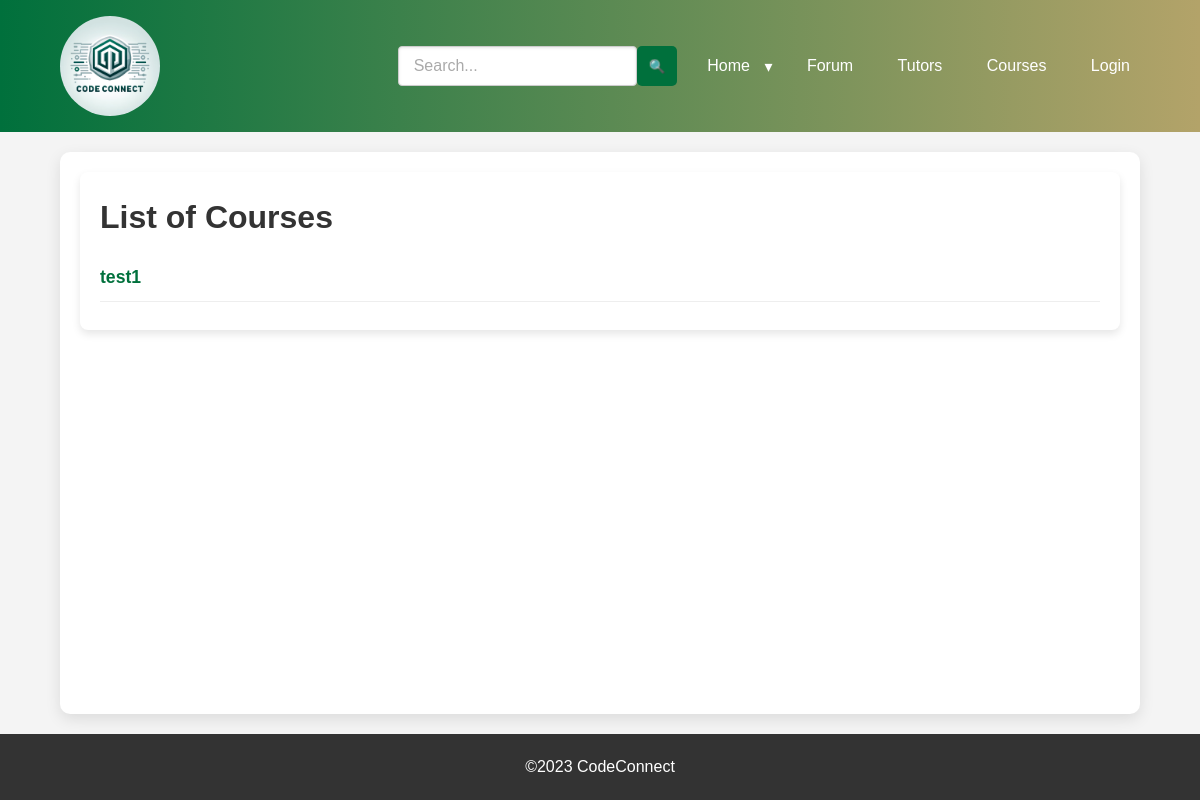
Page /courses/list_courses on the earlier database version.
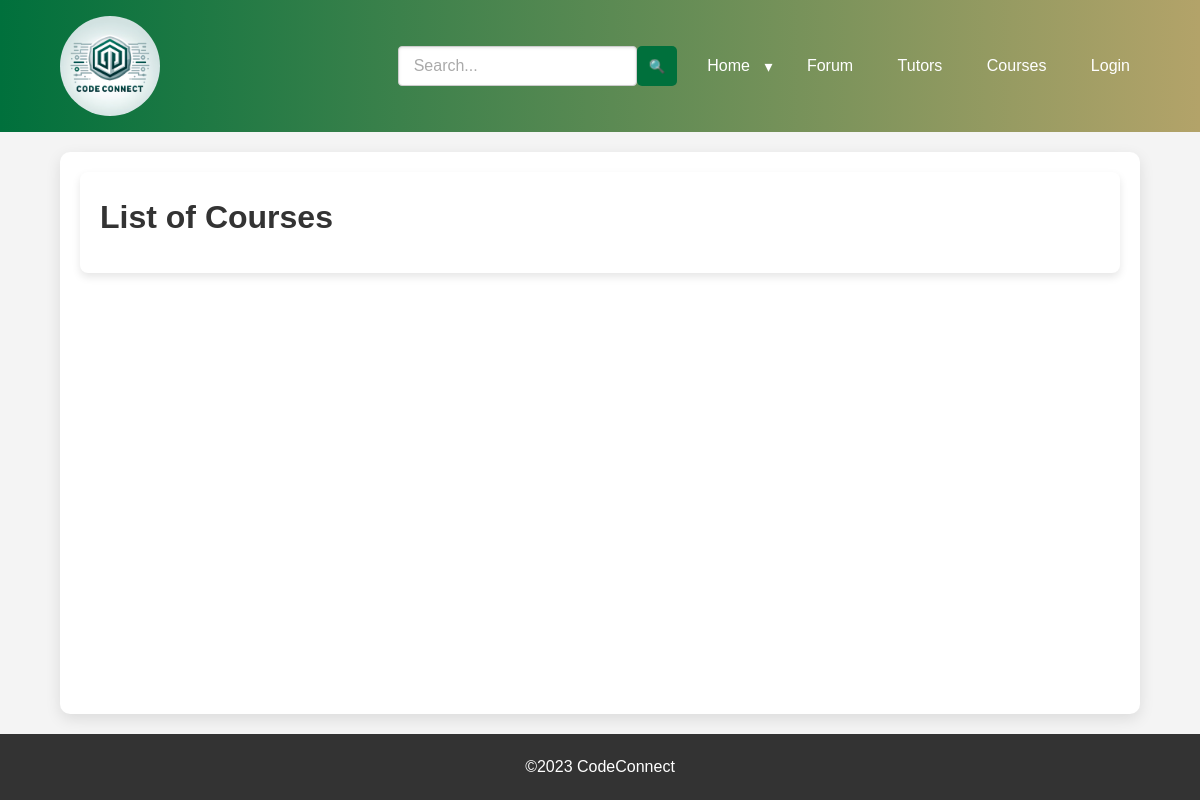
Same page on the later database version.
### app/models.py (models this page shows)
class Course(db.Model):
    id = db.Column(db.Integer, primary_key=True)
    name = db.Column(db.String(100))
    description = db.Column(db.Text)
    creator_id = db.Column(db.Integer, db.ForeignKey('user.id'))
    sessions = db.relationship('TutoringSession', back_populates='course', lazy='dynamic')
    tutors = db.relationship('User', secondary=tutors_courses, back_populates='courses')
    forums = db.relationship('Forum', secondary=courses_forums, back_populates='courses')

### app/courses/routes.py (the view)
@courses.route('/list_courses')
def list_courses():
    courses = Course.query.all()
    return render_template('courses/list_courses.html', courses=courses)

### app/courses/templates/courses/list_courses.html (shortened to what this page needs)
{% extends 'base.html' %}
{% block content %}
<main class="container">
    <div class="course-list-container">
        <h1>List of Courses</h1>
        <div class="spacer" style="height: 10px;"></div>
        <ul class="course-list">
            {% for course in courses %}
            <li>
                <a href="{{ url_for('courses.course_detail', course_id=course.id) }}">{{ course.name }}</a>
            </li>
            <div class="spacer" style="height: 8px;"></div>
            {% endfor %}
        </ul>
    </div>
</main>
{% endblock %}

Differences in the rows shown:
removed Course: name "test1"
